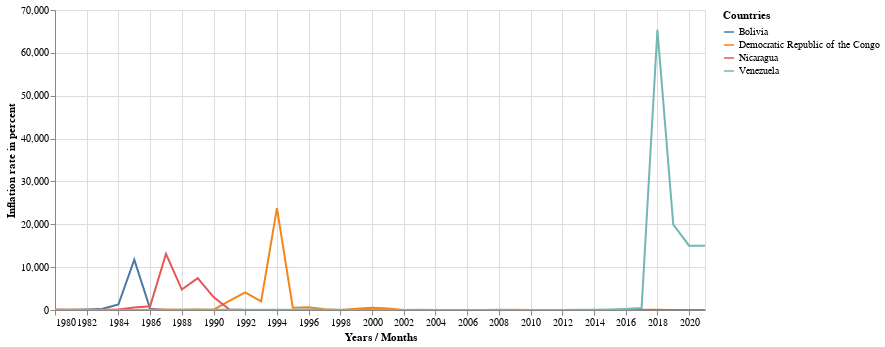

Here is the notebook cell this chart was saved with:
### Code cell
# hide-input
ecb.plot_altair_legend_selectable(df_hyperinflation, 
                                  'Years / Months', 
                                  'Inflation rate in percent', 
                                  'Countries',
                                   650,
                                   300)

### Figure 1 — Vega-Lite specification as saved in the notebook (floating-point values rounded to 4 significant figures; data arrays with more than 128 entries replaced by an {"elided": "..."} marker saying what was removed)
{"config": {"view": {"continuousWidth": 400, "continuousHeight": 300}}, "data": {"name": "data-58cfc5d7036bf364f98b8d8dfe8421b0"}, "mark": "line", "encoding": {"color": {"type": "nominal", "field": "Countries"}, "opacity": {"condition": {"value": 1, "selection": "selector035"}, "value": 0.2}, "tooltip": [{"type": "quantitative", "field": "Inflation rate in percent"}, {"type": "nominal", "field": "Countries"}], "x": {"type": "temporal", "field": "Years / Months"}, "y": {"type": "quantitative", "field": "Inflation rate in percent"}}, "height": 300, "selection": {"selector035": {"type": "multi", "fields": ["Countries"], "bind": "legend"}, "selector036": {"type": "interval", "bind": "scales", "encodings": ["x", "y"]}}, "width": 650, "$schema": "https://vega.github.io/schema/vega-lite/v4.8.1.json", "datasets": {"data-58cfc5d7036bf364f98b8d8dfe8421b0": {"elided": "168 records"}}}
